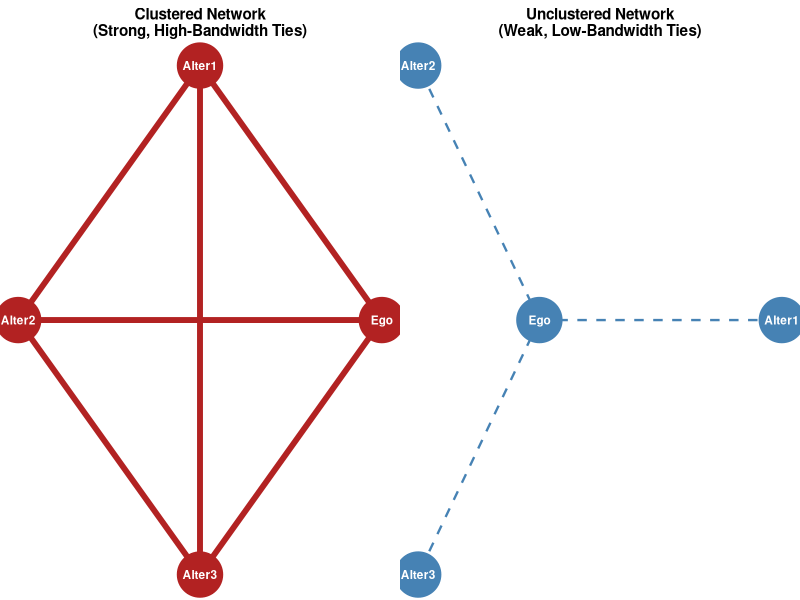
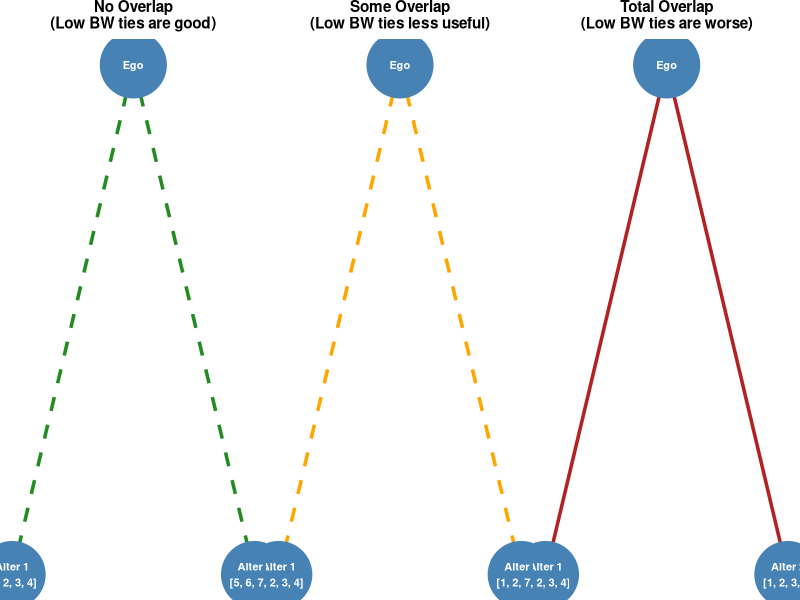
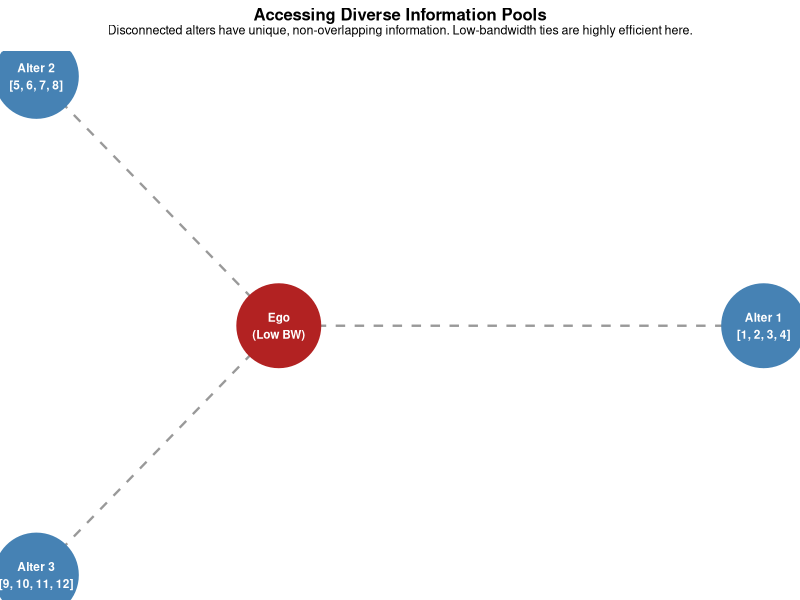
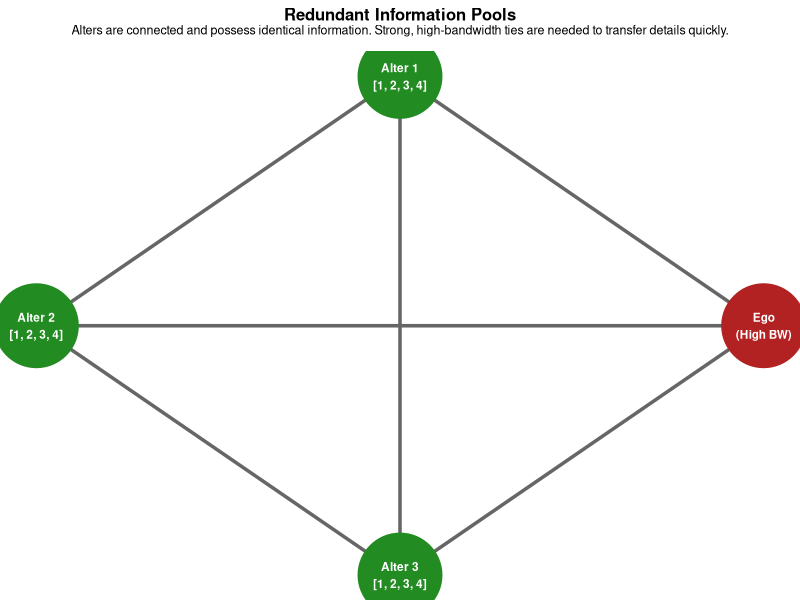

Write the R code that produced these figures, in order.
library(igraph)
library(ggraph)
library(ggplot2)
library(gridExtra)

# --- Plot 1: Clustered vs. Unclustered Networks ---
# Clustered
g_clust <- graph_from_literal(Ego-Alter1, Ego-Alter2, Ego-Alter3, Alter1-Alter2, Alter2-Alter3, Alter3-Alter1)
set.seed(42)
p_clust <- ggraph(g_clust, layout = 'circle') +
  geom_edge_link(color = "firebrick", width = 2) +
  geom_node_point(color = "firebrick", size = 15) +
  geom_node_text(aes(label = name), color = "white", fontface = "bold", size = 3) +
  labs(title = "Clustered Network\n(Strong, High-Bandwidth Ties)") +
  theme_void() +
  theme(plot.title = element_text(face = "bold", size = 11, hjust = 0.5))

# Unclustered
g_unclust <- graph_from_literal(Ego-Alter1, Ego-Alter2, Ego-Alter3)
p_unclust <- ggraph(g_unclust, layout = 'star') +
  geom_edge_link(color = "steelblue", width = 0.8, linetype = "dashed") +
  geom_node_point(color = "steelblue", size = 15) +
  geom_node_text(aes(label = name), color = "white", fontface = "bold", size = 3) +
  labs(title = "Unclustered Network\n(Weak, Low-Bandwidth Ties)") +
  theme_void() +
  theme(plot.title = element_text(face = "bold", size = 11, hjust = 0.5))

p1_combined <- grid.arrange(p_clust, p_unclust, ncol = 2)
ggsave("images/dbt-clustering-bandwidth.png", p1_combined, width = 7, height = 3.5, dpi = 300)
print("Saved images/dbt-clustering-bandwidth.png")


# --- Plot 2: Diverse Information Pools (Non-Overlapping) ---
g_div <- graph_from_literal(Ego-Alter1, Ego-Alter2, Ego-Alter3)
nodes_div <- data.frame(
  name = c("Ego", "Alter1", "Alter2", "Alter3"),
  label = c("Ego\n(Low BW)", "Alter 1\n[1, 2, 3, 4]", "Alter 2\n[5, 6, 7, 8]", "Alter 3\n[9, 10, 11, 12]"),
  color = c("firebrick", "steelblue", "steelblue", "steelblue")
)
g_div <- graph_from_data_frame(as_data_frame(g_div), vertices = nodes_div, directed = FALSE)

p_div <- ggraph(g_div, layout = 'star') +
  geom_edge_link(color = "gray60", width = 0.8, linetype = "dashed") +
  geom_node_point(aes(color = color), size = 28) +
  geom_node_text(aes(label = label), color = "white", fontface = "bold", size = 3) +
  scale_color_identity() +
  labs(title = "Accessing Diverse Information Pools",
       subtitle = "Disconnected alters have unique, non-overlapping information. Low-bandwidth ties are highly efficient here.") +
  theme_void() +
  theme(plot.title = element_text(face = "bold", size = 12, hjust = 0.5),
        plot.subtitle = element_text(size = 9, hjust = 0.5, margin = margin(b = 10)))

ggsave("images/dbt-diverse-pools.png", p_div, width = 6, height = 5, dpi = 300)
print("Saved images/dbt-diverse-pools.png")


# --- Plot 3: Redundant Information Pools (Overlapping & Connected) ---
g_red <- graph_from_literal(Ego-Alter1, Ego-Alter2, Ego-Alter3, Alter1-Alter2, Alter2-Alter3, Alter3-Alter1)
nodes_red <- data.frame(
  name = c("Ego", "Alter1", "Alter2", "Alter3"),
  label = c("Ego\n(High BW)", "Alter 1\n[1, 2, 3, 4]", "Alter 2\n[1, 2, 3, 4]", "Alter 3\n[1, 2, 3, 4]"),
  color = c("firebrick", "forestgreen", "forestgreen", "forestgreen")
)
g_red <- graph_from_data_frame(as_data_frame(g_red), vertices = nodes_red, directed = FALSE)

p_red <- ggraph(g_red, layout = 'circle') +
  geom_edge_link(color = "gray40", width = 1.2) +
  geom_node_point(aes(color = color), size = 28) +
  geom_node_text(aes(label = label), color = "white", fontface = "bold", size = 3) +
  scale_color_identity() +
  labs(title = "Redundant Information Pools",
       subtitle = "Alters are connected and possess identical information. Strong, high-bandwidth ties are needed to transfer details quickly.") +
  theme_void() +
  theme(plot.title = element_text(face = "bold", size = 12, hjust = 0.5),
        plot.subtitle = element_text(size = 9, hjust = 0.5, margin = margin(b = 10)))

ggsave("images/dbt-redundant-pools.png", p_red, width = 6, height = 5, dpi = 300)
print("Saved images/dbt-redundant-pools.png")


# --- Plot 4: Overlap Spectrum ---
# Create small graphs for No Overlap, Some Overlap, Total Overlap
plot_sub <- function(label1, label2, title, edge_color, line_type) {
  g <- graph_from_literal(Ego-Alter1, Ego-Alter2)
  nodes <- data.frame(
    name = c("Ego", "Alter1", "Alter2"),
    label = c("Ego", label1, label2)
  )
  g <- graph_from_data_frame(as_data_frame(g), vertices = nodes, directed = FALSE)
  
  layout_matrix <- matrix(c(
     0.0,  0.5, # Ego
    -0.8, -0.5, # Alter 1
     0.8, -0.5  # Alter 2
  ), ncol = 2, byrow = TRUE)
  
  ggraph(g, layout = layout_matrix) +
    geom_edge_link(color = edge_color, width = 1.2, linetype = line_type) +
    geom_node_point(color = "steelblue", size = 22) +
    geom_node_text(aes(label = label), color = "white", fontface = "bold", size = 2.8) +
    labs(title = title) +
    theme_void() +
    theme(plot.title = element_text(face = "bold", size = 11, hjust = 0.5, margin = margin(b = 5)))
}

p_no <- plot_sub("Alter 1\n[1, 2, 3, 4]", "Alter 2\n[5, 6, 7, 8]", "No Overlap\n(Low BW ties are good)", "forestgreen", "dashed")
p_some <- plot_sub("Alter 1\n[1, 2, 3, 4]", "Alter 2\n[1, 2, 7, 8]", "Some Overlap\n(Low BW ties less useful)", "orange", "dashed")
p_total <- plot_sub("Alter 1\n[1, 2, 3, 4]", "Alter 2\n[1, 2, 3, 4]", "Total Overlap\n(Low BW ties are worse)", "firebrick", "solid")

p4_combined <- grid.arrange(p_no, p_some, p_total, ncol = 3)
ggsave("images/dbt-overlap-spectrum.png", p4_combined, width = 8, height = 3.5, dpi = 300)
print("Saved images/dbt-overlap-spectrum.png")
